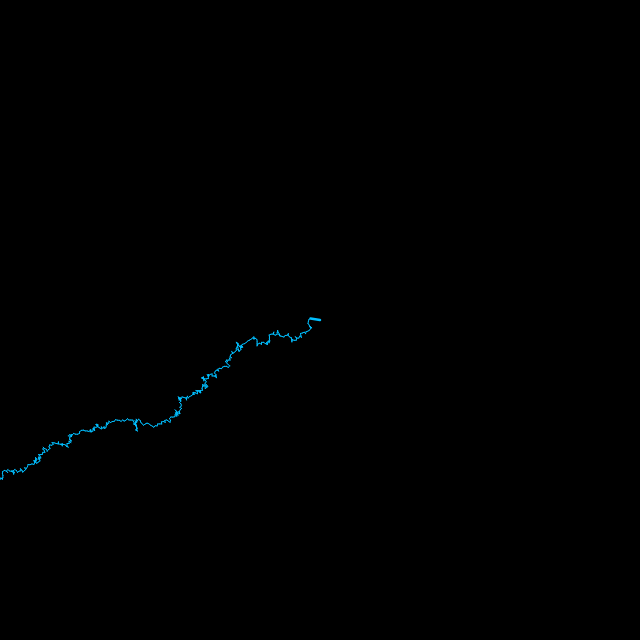
Frame 1 (no input)
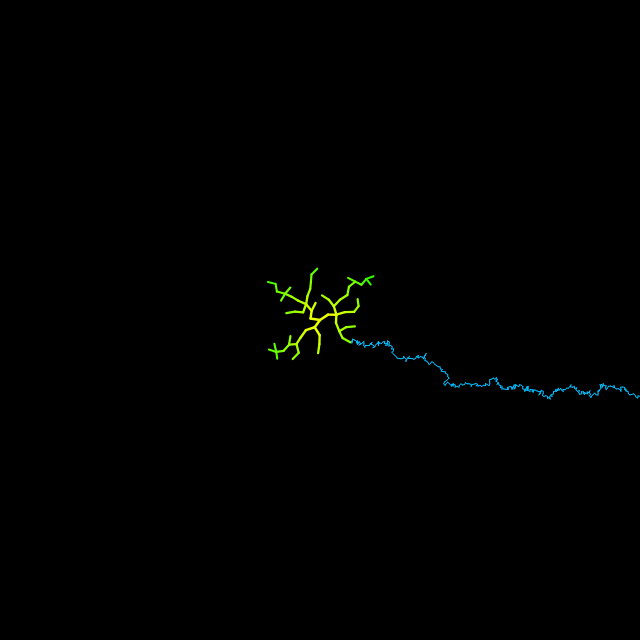
Frame 60 (no input)
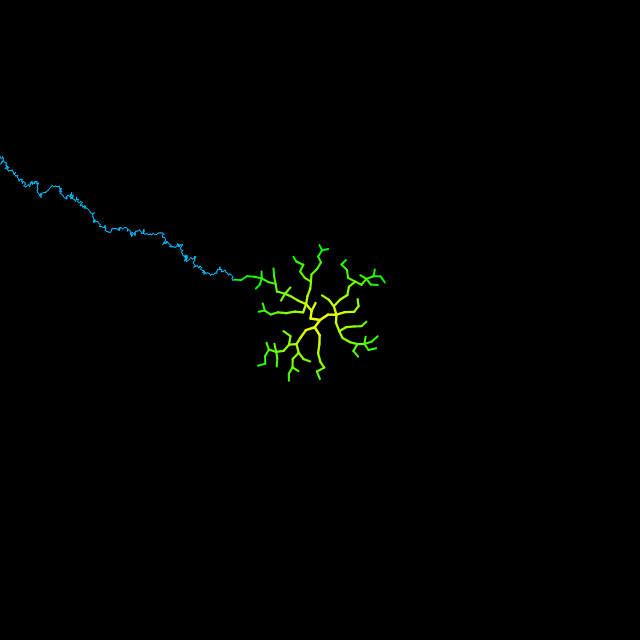
Frame 120 (the mouse pressed at the canvas centre since frame 60)

The p5.js sketch that drew these frames (run headless with seeded random() and noise() and a simulated clock; from frame 60 on, the mouse is pressed at the canvas centre):

// p5.js sketch
// ── sketch.js
const START_DIAM = 10;
const MAX_ANGLE = 0.66;
const SHRINK_RATE = 0.975;

let nodes;
let root;
let smallestDiam = START_DIAM;

function Node(x, y) {
  this.d = START_DIAM;
  this.pos = createVector(x, y);
  this.children = [];
}

function setup() {
  createCanvas(640, 640);
  colorMode(HSB, 100);
  reset();
}

function reset() {
  root = new Node(width / 2, height / 2);
  nodes = [ root ];
}

function draw() {
  background(0);
  
  let lastPos;
  let walker = createEdgeNode();
  while (true) {
    let results = getNearest(walker.pos);
    let n = results[0];
    if (results[1] <= n.d*n.d) {
      walker.d = n.d * SHRINK_RATE;
      // let dir = p5.Vector.sub(walker.pos, n.pos);
      // walker.pos = n.pos.copy();
      // walker.pos.add(dir.setMag(n.d/2 + walker.d/2));
      
      n.children.push(walker);
      nodes.push(walker);
      
      smallestDiam = min(smallestDiam, walker.d);
      
      break;
    }
    
    lastPos = walker.pos.copy();
    
    // Complete random walking (VERY SLOW)
    // walker.add(p5.Vector.random2D().mult(d));
    // Towards home-ish walking
    let dir = p5.Vector.sub(walker.pos, nodes[0].pos).setMag(2).mult(-1);
    dir.rotate(random(-PI * MAX_ANGLE, PI * MAX_ANGLE));
    walker.pos.add(dir);
    
    walker.pos.x = constrain(walker.pos.x, 0, width - 1);
    walker.pos.y = constrain(walker.pos.y, 0, height - 1);
    
    strokeWeight(1);
    stroke(100 / 6 * 3.25, 100, 100, 100);
    line(lastPos.x, lastPos.y, walker.pos.x, walker.pos.y);
  }
  
  drawBranch(nodes[0]);
  
  // let index = 0;
  // nodes.forEach(n => {
  //   let i = index++ / 800;
  //   // strokeWeight(map(constrain(i, 0, 1), 0, 1, 10, 2));
  //   strokeWeight(d);
  //   stroke((i * 100 + 16.66) % 100, 100, 100);
  //   point(n.pos.x, n.pos.y);
  // });
}

function drawBranch(node, depth) {
  let i = 0;
  node.children.forEach(n => {
    drawBranch(n, (depth || 0) + 1);
    strokeWeight(node.d / 4);
    stroke((depth * 1.5 + 16.66) % 100, 100, 100);
    line(node.pos.x, node.pos.y, n.pos.x, n.pos.y);
  });
}

function createEdgeNode() {
  let pos = createVector();
  if (random() < width / (width + height)) {
    pos.x = random(width);
    pos.y = (random() < 0.5 ? 0 : height);
  } else {
    pos.x = (random() < 0.5 ? 0 : width);
    pos.y = random(height);
  }
  return new Node(pos.x, pos.y);
}

function getNearest(pos) {
  let shortestSqrMag = width * width;
  let nearest;
  for (let i = 0; i < nodes.length; ++i) {
    let n = nodes[i];
    let sqrMag = p5.Vector.sub(pos, n.pos).magSq();
    if (shortestSqrMag > sqrMag) {
      shortestSqrMag = sqrMag;
      nearest = n;
    }
  }
  return [ nearest, shortestSqrMag ];
}
